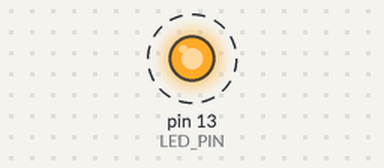
This sketch was run on a simulated Arduino Uno, built with avr-gcc and run on an emulated ATmega328P. On the bench: output pins drawn as LEDs (lit = HIGH). Wiring (inferred from the names in the program): I2C bus: SDA pin 11; SCL pin 10. Dashed ring = blinking. What the sketch prints to the serial monitor is not drawn.

Above: at 0.2 s.
Timing chart, 0 to 3.0 s (numbered marks = the images above):
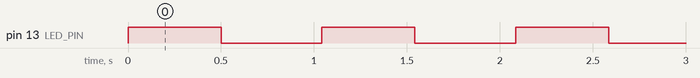

Measured:
- by itself, pin 13 (LED_PIN): alternates HIGH for 0.50 s and LOW for 0.54 s

The sketch:

arduino_i2cdetect.ino
```cpp
#include <Wire.h>

#define LED_PIN 13

// GPIO pin for I2C
#define I2C_SCL_PIN 10
#define I2C_SDA_PIN 11

void usleep(int us)
{
  delayMicroseconds(us);
}

// software I2C
class I2C {
private:
  void delay()
  {
    usleep(0);
  }

  // 初期化
  void init_i2c()
  {
    pinMode(I2C_SCL_PIN, INPUT_PULLUP);
    pinMode(I2C_SDA_PIN, INPUT_PULLUP);
  }

  void i2c_cl_0()
  {
    pinMode(I2C_SCL_PIN, OUTPUT);
    digitalWrite(I2C_SCL_PIN, LOW);
  }

  void i2c_cl_1()
  {
    digitalWrite(I2C_SCL_PIN, HIGH);
    pinMode(I2C_SCL_PIN, INPUT_PULLUP);
  }

  void i2c_da_0()
  {
    pinMode(I2C_SDA_PIN, OUTPUT);
    digitalWrite(I2C_SDA_PIN, LOW);
  }

  void i2c_da_1()
  {
    digitalWrite(I2C_SDA_PIN, HIGH);
    pinMode(I2C_SDA_PIN, INPUT_PULLUP);
  }

  int i2c_get_da()
  {
    i2c_da_1();
    return digitalRead(I2C_SDA_PIN) ? 1 : 0;
  }

  // スタートコンディション
  void i2c_start()
  {
    i2c_da_0(); // SDA=0
    delay();
    i2c_cl_0(); // SCL=0
    delay();
  }

  // ストップコンディション
  void i2c_stop()
  {
    i2c_cl_1(); // SCL=1
    delay();
    i2c_da_1(); // SDA=1
    delay();
  }

  // リピーテッドスタートコンディション
  void i2c_repeat()
  {
    i2c_cl_1(); // SCL=1
    delay();
    i2c_da_0(); // SDA=0
    delay();
    i2c_cl_0(); // SCL=0
    delay();
  }

  // 1バイト送信
  bool i2c_write(int c)
  {
    int i;
    bool nack;

    delay();

    // 8ビット送信
    for (i = 0; i < 8; i++) {
      if (c & 0x80) {
        i2c_da_1(); // SCL=1
      } else {
        i2c_da_0(); // SCL=0
      }
      c <<= 1;
      delay();
      i2c_cl_1(); // SCL=1
      delay();
      i2c_cl_0(); // SCL=0
      delay();
    }

    i2c_da_1(); // SDA=1
    delay();

    i2c_cl_1(); // SCL=1
    delay();
    // NACKビットを受信
    nack = i2c_get_da();
    i2c_cl_0(); // SCL=0

    return nack;
  }

  // 1バイト受信
  int i2c_read(bool nack)
  {
    int i, c;

    i2c_da_1(); // SDA=1
    delay();

    c = 0;

    for (i = 0; i < 8; i++) {
      i2c_cl_1(); // SCL=1
      delay();
      c <<= 1;
      if (i2c_get_da()) { // SDAから1ビット受信
        c |= 1;
      }
      i2c_cl_0(); // SCL=0
      delay();
    }

    // NACKビットを送信
    if (nack) {
      i2c_da_1(); // SDA=1
    } else {
      i2c_da_0(); // SDA=0
    }
    delay();
    i2c_cl_1(); // SCL=1
    delay();
    i2c_cl_0(); // SCL=0
    delay();

    return c;
  }

  int address; // I2Cデバイスアドレス

public:
  I2C(int address)
    : address(address)
  {
    init_i2c();
  }

  // デバイスのレジスタを読み取る
  int scan(int addr)
  {
    int data;
    i2c_start();                   // スタート
    bool nack = i2c_write(addr << 1);       // デバイスアドレスを送信
    i2c_stop();                    // 受信
    return !nack;
  }

  // デバイスのレジスタに書き込む
  void write(int reg, int data)
  {
    i2c_start();                   // スタート
    i2c_write(address << 1);       // デバイスアドレスを送信
    if (reg >= 0) {
      i2c_write(reg);                // レジスタ番号を送信
    }
    i2c_write(data);               // データを送信
    i2c_stop();                    // ストップ
  }

  // デバイスのレジスタを読み取る
  int read(int reg)
  {
    int data;
    i2c_start();                   // スタート
    i2c_write(address << 1);       // デバイスアドレスを送信
    i2c_write(reg);                // レジスタ番号を送信
    i2c_repeat();                  // リピーテッドスタートコンディション
    i2c_write((address << 1) | 1); // デバイスアドレスを送信（読み取りモード）
    data = i2c_read(true);         // データを受信
    i2c_stop();                    // 受信
    return data;
  }
};

I2C *i2c;

void setup()
{
  i2c = new I2C(0);
  Serial.begin(115200);
  Wire.begin();

  pinMode(LED_PIN, OUTPUT);
}

void loop()
{
  digitalWrite(LED_PIN, HIGH);
  delay(500);
  digitalWrite(LED_PIN, LOW);
  delay(500);

  Serial.print('\n');

  for (int i = 0; i < 128; i++) {
    bool ack = i2c->scan(i);
    if (ack) {
      char tmp[3];
      sprintf(tmp, "%02x", i);
      Serial.print(tmp);
    } else {
      Serial.print("--");
    }
    Serial.print((i % 16 < 15) ? ' ' : '\n');
  }
}
```
